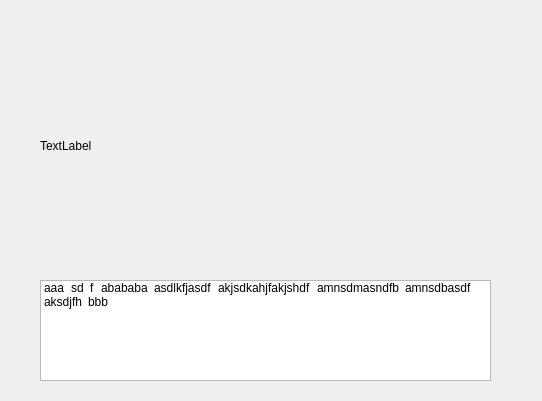
<?xml version="1.0" encoding="UTF-8"?>
<ui version="4.0">
 <class>Form</class>
 <widget class="QWidget" name="Form">
  <property name="geometry">
   <rect>
    <x>0</x>
    <y>0</y>
    <width>542</width>
    <height>401</height>
   </rect>
  </property>
  <property name="windowTitle">
   <string>Form</string>
  </property>
  <widget class="QLabel" name="image">
   <property name="geometry">
    <rect>
     <x>40</x>
     <y>20</y>
     <width>421</width>
     <height>251</height>
    </rect>
   </property>
   <property name="text">
    <string>TextLabel</string>
   </property>
   <property name="scaledContents">
    <bool>true</bool>
   </property>
  </widget>
  <widget class="QListWidget" name="text">
   <property name="geometry">
    <rect>
     <x>40</x>
     <y>280</y>
     <width>451</width>
     <height>101</height>
    </rect>
   </property>
   <property name="sizePolicy">
    <sizepolicy hsizetype="Fixed" vsizetype="Fixed">
     <horstretch>0</horstretch>
     <verstretch>0</verstretch>
    </sizepolicy>
   </property>
   <property name="minimumSize">
    <size>
     <width>100</width>
     <height>100</height>
    </size>
   </property>
   <property name="editTriggers">
    <set>QAbstractItemView::NoEditTriggers</set>
   </property>
   <property name="showDropIndicator" stdset="0">
    <bool>false</bool>
   </property>
   <property name="defaultDropAction">
    <enum>Qt::IgnoreAction</enum>
   </property>
   <property name="selectionMode">
    <enum>QAbstractItemView::NoSelection</enum>
   </property>
   <property name="flow">
    <enum>QListView::LeftToRight</enum>
   </property>
   <property name="isWrapping" stdset="0">
    <bool>true</bool>
   </property>
   <property name="resizeMode">
    <enum>QListView::Adjust</enum>
   </property>
   <property name="layoutMode">
    <enum>QListView::Batched</enum>
   </property>
   <property name="spacing">
    <number>5</number>
   </property>
   <property name="viewMode">
    <enum>QListView::ListMode</enum>
   </property>
   <property name="wordWrap">
    <bool>true</bool>
   </property>
   <property name="selectionRectVisible">
    <bool>false</bool>
   </property>
   <item>
    <property name="text">
     <string>aaa</string>
    </property>
   </item>
   <item>
    <property name="text">
     <string>sd</string>
    </property>
   </item>
   <item>
    <property name="text">
     <string>f</string>
    </property>
   </item>
   <item>
    <property name="text">
     <string>abababa</string>
    </property>
   </item>
   <item>
    <property name="text">
     <string>asdlkfjasdf</string>
    </property>
   </item>
   <item>
    <property name="text">
     <string>akjsdkahjfakjshdf</string>
    </property>
   </item>
   <item>
    <property name="text">
     <string>amnsdmasndfb</string>
    </property>
   </item>
   <item>
    <property name="text">
     <string>amnsdbasdf</string>
    </property>
   </item>
   <item>
    <property name="text">
     <string>aksdjfh</string>
    </property>
   </item>
   <item>
    <property name="text">
     <string>bbb</string>
    </property>
   </item>
  </widget>
 </widget>
 <resources/>
 <connections/>
</ui>
